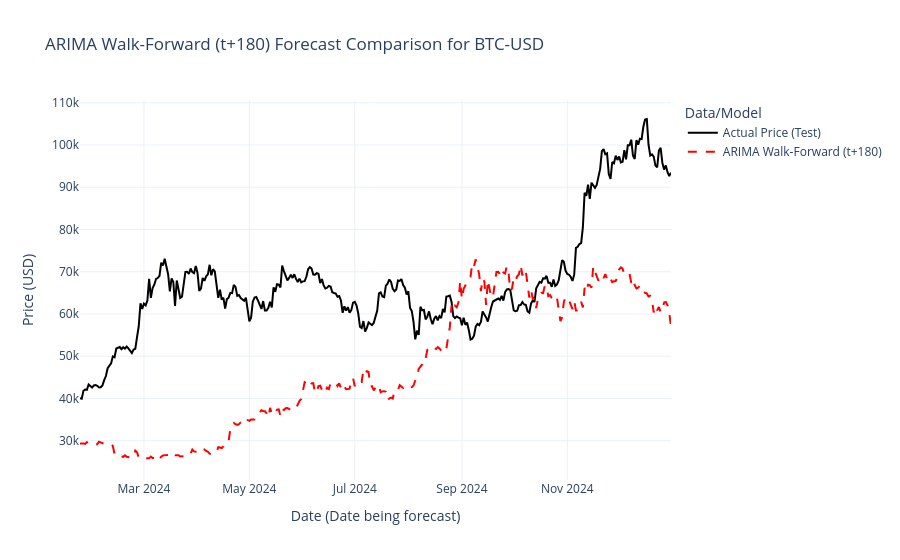

Write notebook code for a chart like this one.
### Markdown cell above
## 9. Visualize Walk-Forward Results (t+h)

### Code cell
print("\n--- Plotting Walk-Forward Forecasts ---")

prediction_dates = test_data_full.index[h-1:]
if len(prediction_dates) != len(arima_walk_forward_predictions_h_step): 
     min_plot_len = min(len(prediction_dates), len(arima_walk_forward_predictions_h_step))
     prediction_dates = prediction_dates[:min_plot_len]
     plot_predictions = arima_walk_forward_predictions_h_step[:min_plot_len]
     plot_actuals = y_test_actual_h_step[:min_plot_len]
else:
     plot_predictions = arima_walk_forward_predictions_h_step
     plot_actuals = y_test_actual_h_step

results_df_wf = pd.DataFrame({
    'Actual': plot_actuals.flatten(),
    f'ARIMA (t+{h})': plot_predictions.flatten()
}, index=prediction_dates)

fig = go.Figure()
fig.add_trace(go.Scatter(x=results_df_wf.index, y=results_df_wf['Actual'], mode='lines', name='Actual Price (Test)', line=dict(color='black')))
fig.add_trace(go.Scatter(x=results_df_wf.index, y=results_df_wf[f'ARIMA (t+{h})'], mode='lines', name=f'ARIMA Walk-Forward (t+{h})', line=dict(color='red', dash='dash')))
fig.update_layout(
    title=f'ARIMA Walk-Forward (t+{h}) Forecast Comparison for {ticker}',
    xaxis_title="Date (Date being forecast)", yaxis_title="Price (USD)", legend_title="Data/Model", template="plotly_white"
)
fig.show()

### Figure 1 — Plotly figure (JSON) as saved in the notebook; plotly's stock layout.template omitted (floating-point values rounded to 4 significant figures; data arrays with more than 128 entries replaced by an {"elided": "..."} marker saying what was removed)
{"data": [{"line": {"color": "black"}, "mode": "lines", "name": "Actual Price (Test)", "type": "scatter", "x": {"elided": "343 str values"}, "y": {"elided": "343 float values"}}, {"line": {"color": "red", "dash": "dash"}, "mode": "lines", "name": "ARIMA Walk-Forward (t+180)", "type": "scatter", "x": {"elided": "343 str values"}, "y": {"elided": "343 float values"}}], "layout": {"legend": {"title": {"text": "Data/Model"}}, "title": {"text": "ARIMA Walk-Forward (t+180) Forecast Comparison for BTC-USD"}, "xaxis": {"title": {"text": "Date (Date being forecast)"}}, "yaxis": {"title": {"text": "Price (USD)"}}}}
